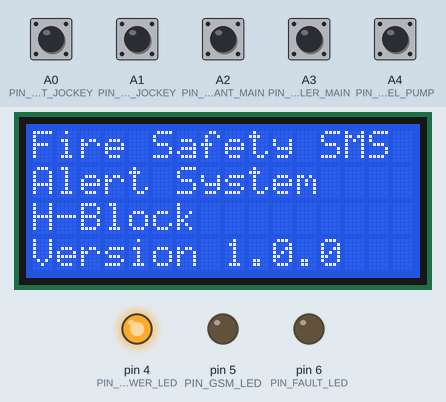
The sketch below on a simulated Arduino Uno, built with avr-gcc and run on an emulated ATmega328P. Parts: 16×4 character LCD, output pins drawn as LEDs (lit = HIGH). Inputs (shaded band) come from the test bench; at power-on: A0 (PIN_HYDRANT_JOCKEY), A1 (PIN_SPRINKLER_JOCKEY), A2 (PIN_HYDRANT_MAIN), A3 (PIN_SPRINKLER_MAIN), A4 (PIN_DIESEL_PUMP) HIGH. The modem accepts every AT command (registered, SIM ready, sends succeed) and sends nothing else; what the sketch prints to the serial monitor is not drawn.

Above: at 0.1 s.
At 10.8 s:
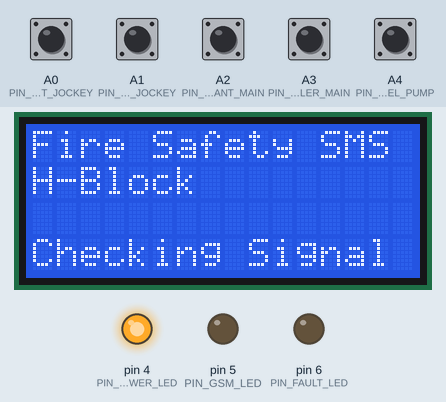
At 15.5 s:
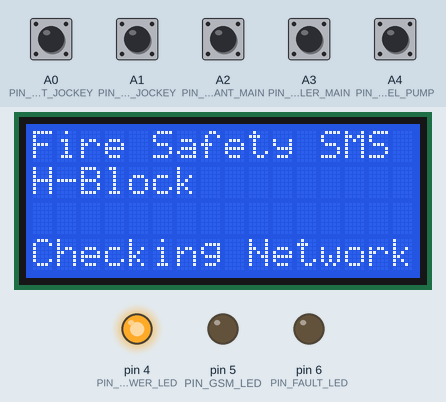
At 21.8 s:
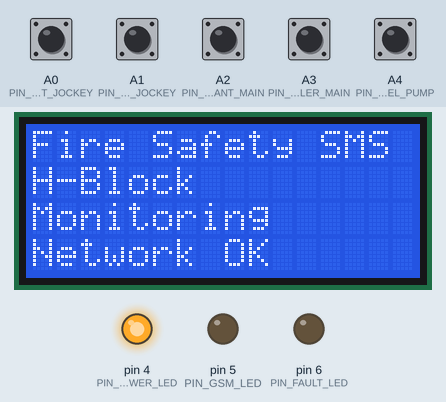
Timing chart, 0 to 23.3 s (numbered marks = the images above):
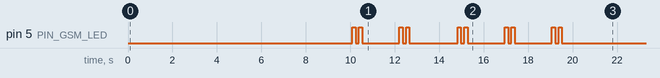

The sketch:

Fire-Safety-SMS-Alert-System.ino
```cpp
#include "version.h"
#include "types.h"
#include "pins.h"
#include "constants.h"
#include "config.h"

#include "hardware.h"
#include "lcd_manager.h"
#include "gsm_manager.h"
#include "pump_manager.h"
#include "event_manager.h"

void setup() {

    Serial.begin(115200);

    initializeHardware();

    initializeLCD();

    initializePumpManager();

    initializeEventManager();

    displayStartupScreen();

    delay(2000);

        if (!initializeGSM())
    {
        while (true)
        {
            delay(1000);
        }
    }

displayMonitoringScreen();

}

void loop()
{
    updatePumpStates();

    processPumpEvents();

    delay(100);
}
```

constants.h
```cpp
/******************************************************************************
 *
 * Project : Fire Safety SMS Alert System
 * File    : constants.h
 * Author  : Vishnu T S
 * Version : 1.0.0
 *
 * Description:
 * Defines project-wide constants.
 *
 ******************************************************************************/

#ifndef CONSTANTS_H
#define CONSTANTS_H

#include <Arduino.h>

/**************************************************************************
 * System Timing (milliseconds)
 **************************************************************************/

constexpr unsigned long HEARTBEAT_INTERVAL_MS = 1000UL;
constexpr unsigned long LCD_REFRESH_INTERVAL_MS = 1000UL;
constexpr unsigned long INPUT_SCAN_INTERVAL_MS = 100UL;
constexpr unsigned long GSM_STARTUP_DELAY_MS = 5000UL;
constexpr unsigned long SMS_SEND_TIMEOUT_MS = 30000UL;
constexpr unsigned long DEBOUNCE_TIME_MS = 50UL;

/**************************************************************************
 * Event Logger
 **************************************************************************/

constexpr uint16_t MAX_EVENT_LOGS = 100;

/**************************************************************************
 * GSM Settings
 **************************************************************************/

constexpr uint8_t GSM_MAX_RETRY = 3;

/**************************************************************************
 * Pump Configuration
 **************************************************************************/

constexpr uint8_t NUMBER_OF_PUMPS = 5;

/**************************************************************************
 * LCD Configuration
 **************************************************************************/

constexpr uint8_t LCD_COLUMNS = 16;
constexpr uint8_t LCD_ROWS = 4;

/**************************************************************************
 * Timing Constants
 **************************************************************************/

constexpr uint16_t GSM_LED_BLINK_TIME = 150;

/**************************************************************************
 * GSM Timing
 **************************************************************************/

constexpr uint16_t GSM_BOOT_TIME = 8000;

#endif // CONSTANTS_H
```

event_manager.cpp
```cpp
/******************************************************************************
 *
 * Project : Fire Safety SMS Alert System
 * File    : event_manager.cpp
 * Author  : Vishnu T S
 * Version : 1.0.0
 *
 * Description:
 * Processes pump state changes.
 *
 ******************************************************************************/

#include "event_manager.h"

#include "pump_manager.h"
#include "lcd_manager.h"
#include "gsm_manager.h"
#include "config.h"
#include "messages.h"

//--------------------------------------------------
// Private Helper Functions
//--------------------------------------------------

static void handlePumpStarted(PumpID pump);

static void handlePumpStopped(PumpID pump);

static void showPumpEvent(
    PumpID pump,
    const char* status);

static void restoreMonitoringScreen();

static bool sendPumpStatusSMS(
    PumpID pump,
    const char* status);

void initializeEventManager()
{
    // Reserved for future initialization.
}

void processPumpEvents()
{
    for (uint8_t i = 0; i < NUMBER_OF_PUMPS; i++)
    {
        PumpID pump = static_cast<PumpID>(i);

        if (pumpStarted(pump))
        {
            handlePumpStarted(pump);
        }
        else if (pumpStopped(pump))
        {
            handlePumpStopped(pump);
        }
    }
}

static void handlePumpStarted(PumpID pump)
{
    showPumpEvent(
        pump,
        MSG_PUMP_STARTED
    );

    if (sendPumpStatusSMS(
        pump,
        MSG_PUMP_STARTED))
{
    displayMessage(
        getPumpName(pump),
        MSG_PUMP_STARTED,
        "",
        MSG_SMS_SENT
    );
}
else
{
    displayMessage(
        getPumpName(pump),
        MSG_PUMP_STARTED,
        "",
        MSG_SMS_FAILED
    );
}

    restoreMonitoringScreen();

}

static void handlePumpStopped(PumpID pump)
{
    showPumpEvent(
        pump,
        MSG_PUMP_STOPPED
    );

    if (sendPumpStatusSMS(
        pump,
        MSG_PUMP_STOPPED))
{
    displayMessage(
        getPumpName(pump),
        MSG_PUMP_STOPPED,
        "",
        MSG_SMS_SENT
    );
}
else
{
    displayMessage(
        getPumpName(pump),
        MSG_PUMP_STOPPED,
        "",
        MSG_SMS_FAILED
    );
}

    restoreMonitoringScreen();
}

static bool sendPumpStatusSMS(
    PumpID pump,
    const char* status)
{
    char message[160];

    snprintf(
        message,
        sizeof(message),
        "FIRE SAFETY ALERT\n\n"
        "Location : %s\n"
        "Pump : %s\n"
        "Status : %s",
        INSTALLATION_NAME,
        getPumpName(pump),
        status
    );

    bool success = true;

    for (uint8_t i = 0; i < NUMBER_OF_SMS_RECIPIENTS; i++)
    {
        if (!sendSMS(SMS_RECIPIENTS[i], message))
        {
            success = false;
        }
    }

    return success;
}

static void showPumpEvent(
    PumpID pump,
    const char* status)
{
    displayMessage(
        getPumpName(pump),
        status,
        "",
        MSG_SENDING_SMS
    );
}

static void restoreMonitoringScreen()
{
    delay(2000);

    displayMonitoringScreen();
}
```

event_manager.h
```cpp
/******************************************************************************
 *
 * Project : Fire Safety SMS Alert System
 * File    : event_manager.h
 * Author  : Vishnu T S
 * Version : 1.0.0
 *
 * Description:
 * Processes pump events and coordinates
 * LCD and GSM notifications.
 *
 ******************************************************************************/

#ifndef EVENT_MANAGER_H
#define EVENT_MANAGER_H

#include <Arduino.h>

//--------------------------------------------------
// Initialization
//--------------------------------------------------

void initializeEventManager();

//--------------------------------------------------
// Event Processing
//--------------------------------------------------

void processPumpEvents();

#endif // EVENT_MANAGER_H
```

gsm_manager.cpp
```cpp
/******************************************************************************
 *
 * Project : Fire Safety SMS Alert System
 * File    : gsm_manager.cpp
 * Author  : Vishnu T S
 * Version : 1.0.0
 *
 * Description:
 * GSM Manager Implementation
 *
 ******************************************************************************/

#include "gsm_manager.h"

#include <SoftwareSerial.h>

#include "pins.h"

#include "config.h"

#include "lcd_manager.h"

#include "hardware.h"

#include "messages.h"

SoftwareSerial gsm(PIN_GSM_RX,PIN_GSM_TX);

bool initializeGSM()
{

    displayMessage(
        PROJECT_NAME,
        INSTALLATION_NAME,
        "",
        MSG_INITIALIZING
    );

    gsm.begin(9600);

    delay(GSM_BOOT_TIME);

    blinkGSMLed(2);

    if (!sendATCommand("AT", "OK", 5000))
    {
        displayGSMFailure();
        return false;
    }

    displayMessage(
        PROJECT_NAME,
        INSTALLATION_NAME,
        "",
        MSG_CHECK_SIGNAL
    );

    delay(1500);

    blinkGSMLed(2);

    if (!sendATCommand("ATE0", "OK", 5000))
    {
    displayGSMFailure();
    return false;
    }

    if (!sendATCommand("AT+CSQ", "OK", 5000))
    {
        displayGSMFailure();
        return false;
    }

    delay(2000);

    blinkGSMLed(2);

    displayMessage(
        PROJECT_NAME,
        INSTALLATION_NAME,
        "",
        MSG_CHECK_NETWORK
    );

    delay(1500);

    blinkGSMLed(2);

    if (!sendATCommand("AT+CREG?", "OK", 5000))
    {
        displayGSMFailure();
        return false;
    }

    if (!sendATCommand("AT+CMGF=1", "OK", 5000))
    {
        displayGSMFailure();
        return false;
    }

    delay(1500);

    blinkGSMLed(2);

    displayMessage(
        PROJECT_NAME,
        INSTALLATION_NAME,
        "",
        MSG_GSM_READY
    );

    delay(2000);

    return true;
}

bool sendATCommand(const char* command,
                   const char* expectedResponse,
                   unsigned long timeout)
{
    gsm.println(command);

    String response = "";

    unsigned long startTime = millis();

    while (millis() - startTime < timeout)
    {
        while (gsm.available())
        {
            char c = gsm.read();
            response += c;
            Serial.print(c);

            if (response.indexOf(expectedResponse) != -1)
            {
                return true;
            }
        }
    }

    return false;
}

bool sendSMS(const char* phoneNumber, const char* message)
{
    // Set SMS text mode
    if (!sendATCommand("AT+CMGF=1", "OK", 3000))
    {
        return false;
    }

    // Start SMS command
    gsm.print("AT+CMGS=\"");
    gsm.print(phoneNumber);
    gsm.println("\"");

    // Wait for the '>' prompt
    unsigned long startTime = millis();
    while (millis() - startTime < 5000)
    {
        if (gsm.available())
        {
            char c = gsm.read();

            if (c == '>')
            {
                break;
            }
        }
    }

    // Send the message
    gsm.print(message);

    // Send Ctrl+Z (ASCII 26)
    gsm.write(26);

    // Wait for confirmation
    String response = "";

    startTime = millis();

    while (millis() - startTime < 15000)
    {
        while (gsm.available())
        {
            char c = gsm.read();
            response += c;

            if (response.indexOf("OK") != -1)
            {
                return true;
            }
        }
    }

    return false;
}
```

gsm_manager.h
```cpp
/******************************************************************************
 *
 * Project : Fire Safety SMS Alert System
 * File    : gsm_manager.h
 * Author  : Vishnu T S
 * Version : 1.0.0
 *
 * Description:
 * GSM Manager Layer
 *
 ******************************************************************************/

#ifndef GSM_MANAGER_H
#define GSM_MANAGER_H

#include <Arduino.h>

bool initializeGSM();

bool isNetworkReady();

bool sendATCommand(const char* command,
                   const char* expectedResponse,
                   unsigned long timeout);

bool sendSMS(const char* phoneNumber,
             const char* message);

#endif // GSM_MANAGER_H
```

hardware.cpp
```cpp
/******************************************************************************
 *
 * Project : Fire Safety SMS Alert System
 * File    : hardware.cpp
 * Author  : Vishnu T S
 * Version : 1.0.0
 *
 * Description:
 * Hardware abstraction layer implementation.
 *
 ******************************************************************************/

#include "hardware.h"

#include "pins.h"

#include "constants.h"

/**************************************************************************
 * Hardware Initialization
 **************************************************************************/

void initializeHardware()
{
    /***********************
     * Pump Inputs
     ***********************/

    pinMode(PIN_HYDRANT_JOCKEY, INPUT_PULLUP);
    pinMode(PIN_SPRINKLER_JOCKEY, INPUT_PULLUP);
    pinMode(PIN_HYDRANT_MAIN, INPUT_PULLUP);
    pinMode(PIN_SPRINKLER_MAIN, INPUT_PULLUP);
    pinMode(PIN_DIESEL_PUMP, INPUT_PULLUP);

    /***********************
     * LEDs
     ***********************/

    pinMode(PIN_POWER_LED, OUTPUT);
    pinMode(PIN_GSM_LED, OUTPUT);
    pinMode(PIN_FAULT_LED, OUTPUT);

    digitalWrite(PIN_POWER_LED, HIGH);
    digitalWrite(PIN_GSM_LED, LOW);
    digitalWrite(PIN_FAULT_LED, LOW);

    /***********************
     * Test Button
     ***********************/

    pinMode(PIN_TEST_BUTTON, INPUT_PULLUP);
}

/**************************************************************************
 * LED Control
 **************************************************************************/

void setPowerLED(bool state)
{
    digitalWrite(PIN_POWER_LED, state);
}

void setGSMLed(bool state)
{
    digitalWrite(PIN_GSM_LED, state);
}

void setFaultLED(bool state)
{
    digitalWrite(PIN_FAULT_LED, state);
}

void blinkLED(uint8_t pin,
              uint8_t times,
              uint16_t delayTime)
{
    for (uint8_t i = 0; i < times; i++)
    {
        digitalWrite(pin, HIGH);
        delay(delayTime);

        digitalWrite(pin, LOW);
        delay(delayTime);
    }
}

void blinkGSMLed(uint8_t times)
{
    for (uint8_t i = 0; i < times; i++)
    {
        digitalWrite(PIN_GSM_LED, HIGH);
        delay(GSM_LED_BLINK_TIME);

        digitalWrite(PIN_GSM_LED, LOW);
        delay(GSM_LED_BLINK_TIME);
    }
}
```

hardware.h
```cpp
/******************************************************************************
 *
 * Project : Fire Safety SMS Alert System
 * File    : hardware.h
 * Author  : Vishnu T S
 * Version : 1.0.0
 *
 * Description:
 * Hardware abstraction layer.
 *
 ******************************************************************************/

#ifndef HARDWARE_H
#define HARDWARE_H

#include <Arduino.h>

/**************************************************************************
 * Hardware Initialization
 **************************************************************************/

void initializeHardware();

/**************************************************************************
 * LED Control
 **************************************************************************/

void setPowerLED(bool state);
void setGSMLed(bool state);
void setFaultLED(bool state);

void blinkGSMLed(uint8_t times);

void blinkLED(uint8_t pin,
              uint8_t times,
              uint16_t delayTime = 150);

#endif // HARDWARE_H
```

messages.h
```cpp
/******************************************************************************
 *
 * Project : Fire Safety SMS Alert System
 * File    : messages.h
 * Author  : Vishnu T S
 * Version : 1.0.0
 *
 * Description:
 * Contains all user-visible text messages used by the firmware.
 *
 ******************************************************************************/

#ifndef MESSAGES_H
#define MESSAGES_H

#include <Arduino.h>

/**************************************************************************
 * Startup Messages
 **************************************************************************/

constexpr char MSG_INITIALIZING[]  = "Initializing";
constexpr char MSG_SYSTEM_READY[]  = "System Ready";

/**************************************************************************
 * GSM Messages
 **************************************************************************/

constexpr char MSG_GSM_INIT[]      = "Initializing";
constexpr char MSG_GSM_MODULE[]    = "GSM Module";
constexpr char MSG_GSM_READY[]     = "GSM Ready";
constexpr char MSG_CHECK_SIGNAL[]  = "Checking Signal";
constexpr char MSG_CHECK_NETWORK[] = "Checking Network";
constexpr char MSG_NETWORK_OK[]    = "Network OK";
constexpr char MSG_SENDING_SMS[]   = "Sending SMS";
constexpr char MSG_SMS_SENT[]      = "SMS Sent";
constexpr char MSG_SMS_FAILED[]    = "SMS Failed";

/**************************************************************************
 * Pump Names
 **************************************************************************/

constexpr const char* PUMP_NAMES[NUMBER_OF_PUMPS] =
{
    "Hydrant Jockey",
    "Sprinkler Jockey",
    "Hydrant Main",
    "Sprinkler Main",
    "Diesel Pump"
};

/**************************************************************************
 * Pump Messages
 **************************************************************************/

constexpr char MSG_PUMP_STARTED[]  = "Pump Started";
constexpr char MSG_PUMP_STOPPED[]  = "Pump Stopped";
constexpr char MSG_MONITORING[]    = "Monitoring";

/**************************************************************************
 * Fault Messages
 **************************************************************************/

constexpr char MSG_FAULT[]         = "FAULT";
constexpr char MSG_GSM_FAILURE[]   = "GSM Failure";
constexpr char MSG_LCD_FAILURE[]   = "LCD Failure";
constexpr char MSG_INPUT_FAILURE[] = "Input Failure";
constexpr char MSG_UNKNOWN_PUMP[]  = "Unknown Pump";

#endif // MESSAGES_H
```

pump_manager.h
```cpp
/******************************************************************************
 *
 * Project : Fire Safety SMS Alert System
 * File    : pump_manager.h
 * Author  : Vishnu T S
 * Version : 1.0.0
 *
 * Description:
 * Handles monitoring of all fire pump inputs.
 *
 ******************************************************************************/

#ifndef PUMP_MANAGER_H
#define PUMP_MANAGER_H

#include <Arduino.h>
#include "types.h"

//--------------------------------------------------
// Initialization
//--------------------------------------------------

void initializePumpManager();

//--------------------------------------------------
// Pump Monitoring
//--------------------------------------------------

void updatePumpStates();

//--------------------------------------------------
// Access Functions
//--------------------------------------------------

PumpState getPumpState(PumpID pump);

bool hasPumpStateChanged(PumpID pump);

bool pumpStarted(PumpID pump);

bool pumpStopped(PumpID pump);

const char* getPumpName(PumpID pump);

#endif // PUMP_MANAGER_H
```

types.h
```cpp
/******************************************************************************
 *
 * Project : Fire Safety SMS Alert System
 * File    : types.h
 * Author  : Vishnu T S
 * Version : 1.0.0
 *
 * Description:
 * Defines the data types used throughout the firmware.
 *
 ******************************************************************************/

#ifndef TYPES_H
#define TYPES_H

#include <Arduino.h>

//Enumerations

enum class PumpState
{
    OFF,
    ON,
    UNKNOWN
};

enum class ContactType
{
    NO,
    NC
};

enum class FaultCode
{
    NONE,
    GSM_FAILURE,
    LCD_FAILURE,
    EEPROM_FAILURE,
    INPUT_FAILURE
};

enum class PumpID
{
    HydrantJockey,
    SprinklerJockey,
    HydrantMain,
    SprinklerMain,
    DieselPump
};

enum class SystemMode
{
    Startup,
    Normal,
    Maintenance,
    Test,
    Fault
};

#endif // TYPES_H
```

Source omitted: pump_manager.cpp (2574 bytes), version.h (555 bytes), config.h (2014 bytes), pins.h (1991 bytes), lcd_manager.cpp (2354 bytes), lcd_manager.h (732 bytes)

Measured:
- what the display in image 1 shows lasts 4.7 s, from 10.7 s to 15.4 s
- what the display in image 2 shows lasts 4.3 s, from 15.4 s to 19.7 s
